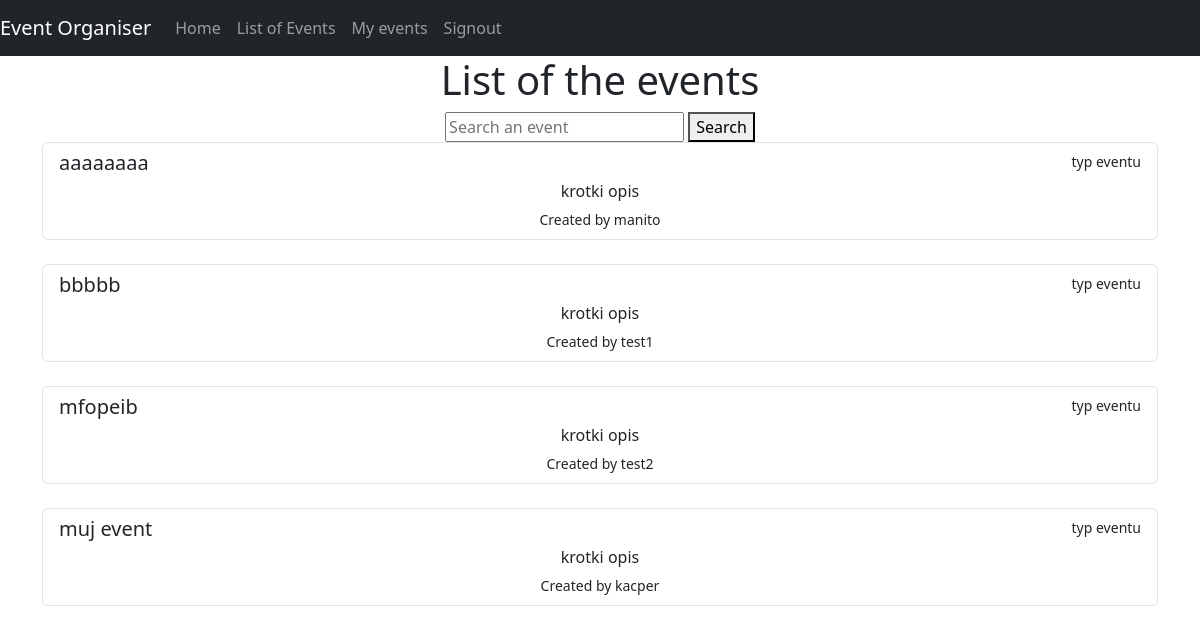
The app's page /eventslist/ (signed in) with its own data.
### main/models.py (models this page shows, shortened)
class Events(models.Model):
    user = models.ForeignKey(
        User,
        on_delete=models.CASCADE,
        related_name="event",
        null=True)
    name = models.CharField(
        max_length=200
        )
    date = models.DateField()
    description = models.CharField(
        max_length = 2000)
    country = models.CharField(
        max_length = 25
        )
    city = models.CharField(
        max_length = 75
        )

### main/views.py (the view)
# urls.py: path("eventslist/", views.eventslist, name="eventslist"),
def eventslist(response):
    if response.user.is_authenticated:
        items = Events.objects.all()
        search = response.GET.get('searchBar')
        if search != '' and search is not None:
            items = items.filter(name__icontains = search)
        context = {
            'items':items,
        }
        return render(
            response,
            "main/eventslist.html",
            context)
    else:
        return HttpResponseRedirect("/info/")

### main/templates/main/eventslist.html (shortened to what this page needs)
{% extends 'main/base.html' %}
{% block content %}
    <h1>List of the events</h1>
    <form method="GET" action="/eventslist/"> {% csrf_token %}
        <input type="search" name="searchBar" placeholder="Search an event"> <button name="searchBtn" type="submit">Search</button>
    </form>
    <div class="container">
        {% if items %}
        {% for i in items %}
        <div class="list-group">
            <a href="/{{ i.id }}" class="list-group-item list-group-item-action">
              <div class="d-flex w-100 justify-content-between">
                <h5 class="mb-1">{{ i.name }}</h5>
                <small>typ eventu</small>
              </div>
              <p class="mb-1">krotki opis</p>
              <small>Created by {{ i.user }}</small>
            </a>
          </div>
          <br>
        {% endfor %}
        {% else %}
        <p>Curently no events</p>
        {% endif %}
    </div>
{% endblock %}

### records on screen
Events: name "aaaaaaaa", user "manito"
Events: name "bbbbb", user "test1"
Events: name "mfopeib", user "test2"
Events: name "muj event", user "kacper"
